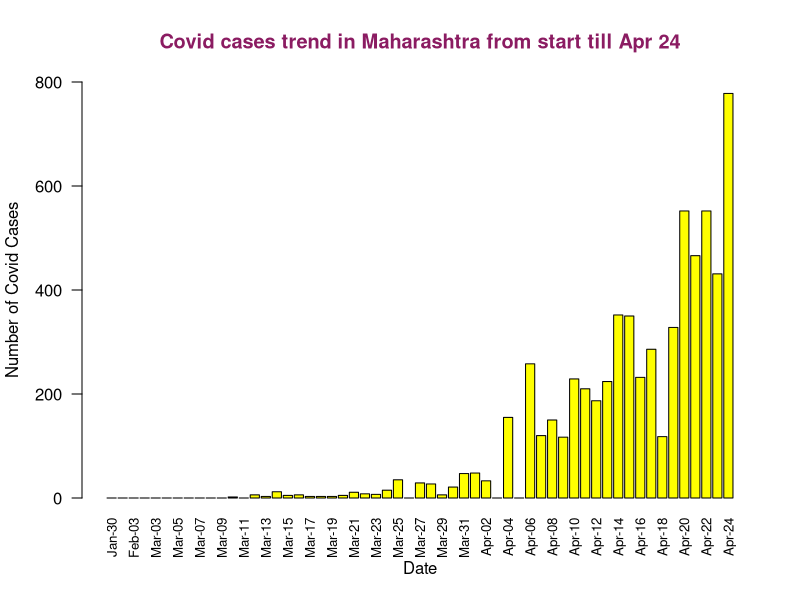
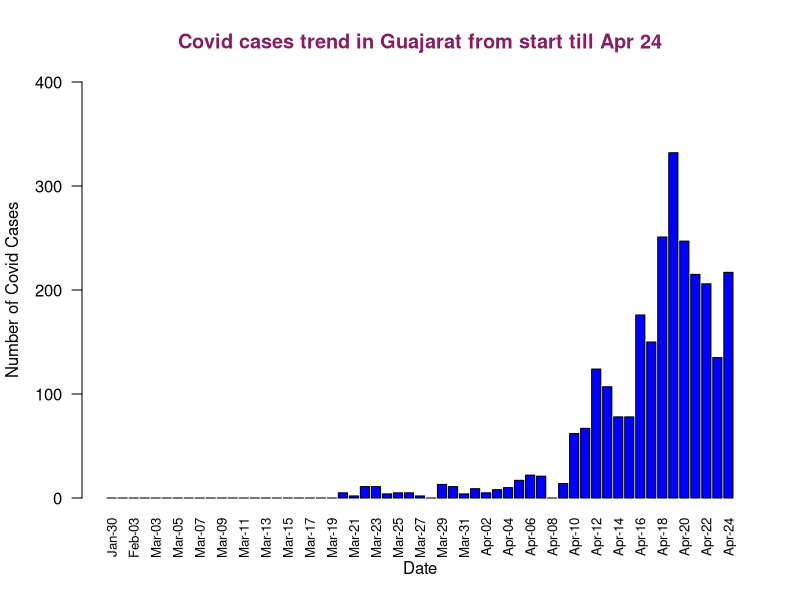
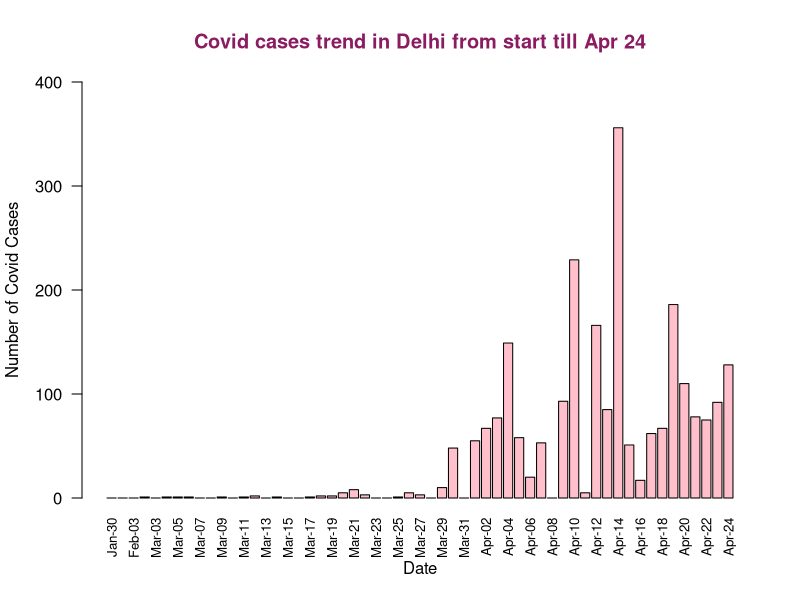
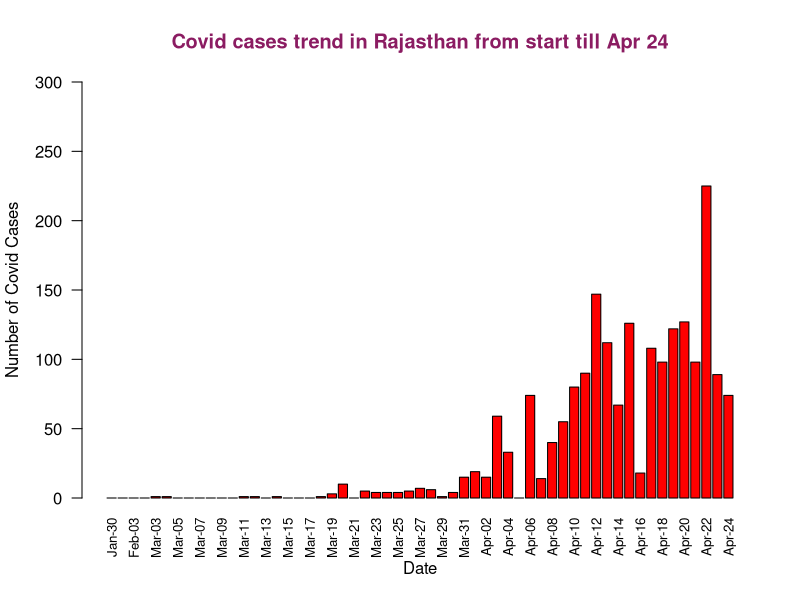
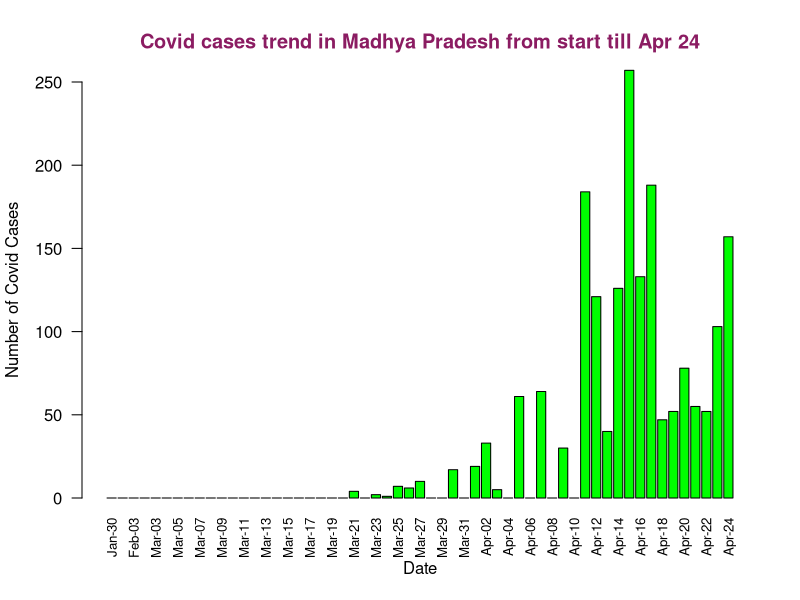
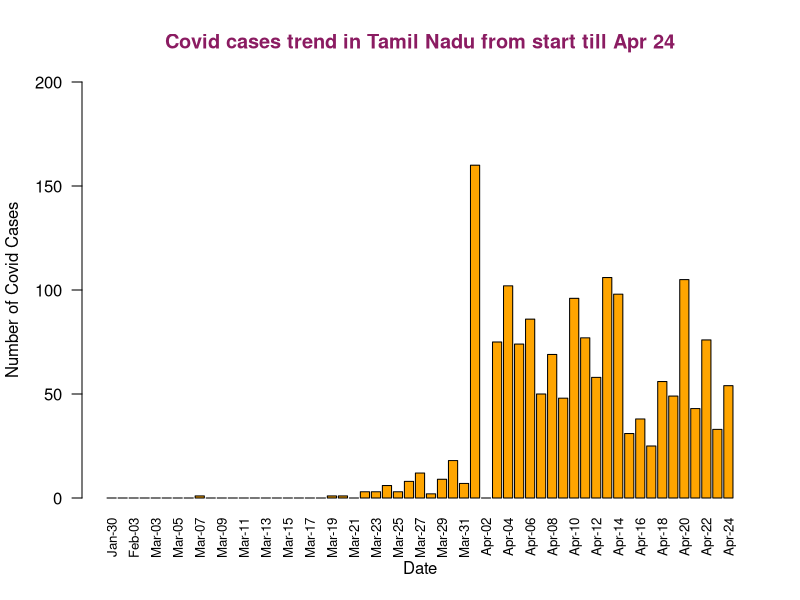
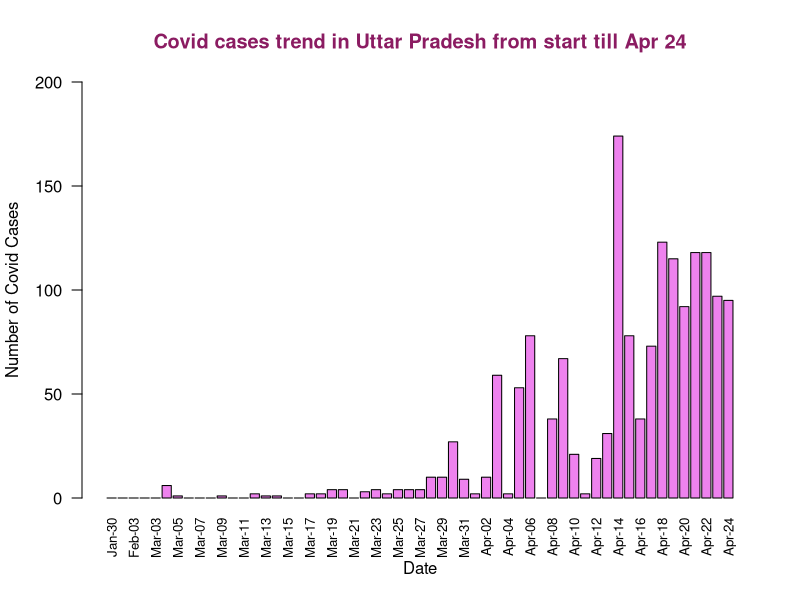
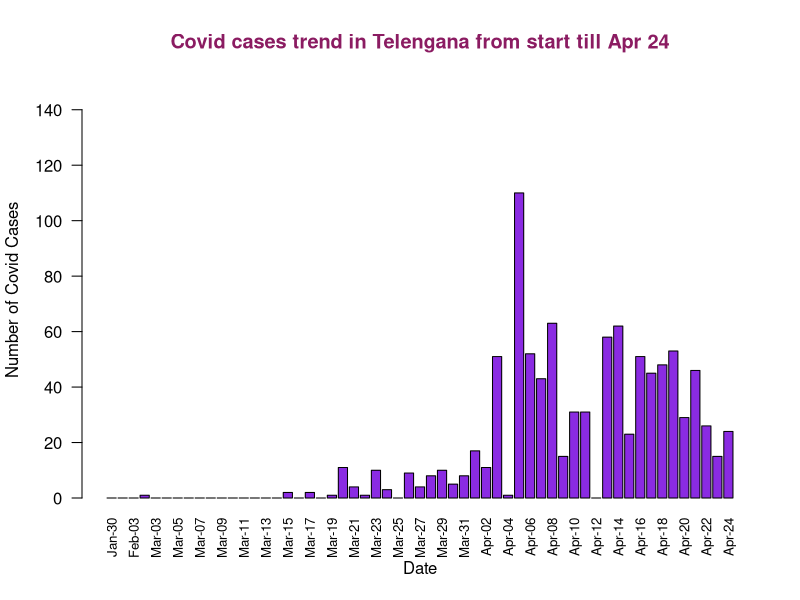

Source code (R) for these figures, in order: (Note: this script raises an error after producing the figures.)
setwd("/Users/varshakr/Documents/R programs/")
stateWiseData<-read.csv("stateWiseData.csv",header = TRUE)
attach(stateWiseData)
barplot(Maharashtra,names.arg = Date.,col="yellow",las=2,ylim = c(0,800),main = "Covid cases trend in Maharashtra from start till Apr 24",xlab="Date",ylab = "Number of Covid Cases",cex.lab=1,cex.axis = 1,cex.names = 0.8,col.main="maroon4")
barplot(Gujarat,names.arg = Date.,col="blue",las=2,ylim = c(0,400),,main = "Covid cases trend in Guajarat from start till Apr 24",xlab="Date",ylab = "Number of Covid Cases",cex.lab=1,cex.axis = 1,cex.names = 0.8,col.main="maroon4")
barplot(Delhi,names.arg = Date.,col="pink",las=2,ylim = c(0,400),main = "Covid cases trend in Delhi from start till Apr 24",xlab="Date",ylab = "Number of Covid Cases",cex.lab=1,cex.axis = 1,cex.names = 0.8,col.main="maroon4")
barplot(Rajasthan,names.arg = Date.,col="red",las=2,ylim = c(0,300),main = "Covid cases trend in Rajasthan from start till Apr 24",xlab="Date",ylab = "Number of Covid Cases",cex.lab=1,cex.axis = 1,cex.names = 0.8,col.main="maroon4")
barplot(Madhya.Pradesh,names.arg = Date.,col="green",las=2,ylim = c(0,250),main = "Covid cases trend in Madhya Pradesh from start till Apr 24",xlab="Date",ylab = "Number of Covid Cases",cex.lab=1,cex.axis = 1,cex.names = 0.8,col.main="maroon4")
barplot(Tamil.Nadu,names.arg = Date.,col="orange",las=2,ylim = c(0,200),main = "Covid cases trend in Tamil Nadu from start till Apr 24",xlab="Date",ylab = "Number of Covid Cases",cex.lab=1,cex.axis = 1,cex.names = 0.8,col.main="maroon4")
barplot(Uttar.Pradesh,names.arg = Date.,col="violet",las=2,ylim = c(0,200),main = "Covid cases trend in Uttar Pradesh from start till Apr 24",xlab="Date",ylab = "Number of Covid Cases",cex.lab=1,cex.axis = 1,cex.names = 0.8,col.main="maroon4")
barplot(Telangana,names.arg = Date.,col="blueviolet",las=2,ylim = c(0,150),main = "Covid cases trend in Telengana from start till Apr 24",xlab="Date",ylab = "Number of Covid Cases",cex.lab=1,cex.axis = 1,cex.names = 0.8,col.main="maroon4")
barplot(Andhra.Pradesh,names.arg = Date.,col="cyan",las=2,ylim = c(0,150),main = "Covid cases trend in Andhra Pradesh from start till Apr 24",xlab="Date",ylab = "Number of Covid Cases",cex.lab=1,cex.axis = 1,cex.names = 0.8,col.main="maroon4")
barplot(West.Bengal,names.arg = Date.,col="deeppink",las=2,ylim = c(0,70),main = "Covid cases trend in West Bengal from start till Apr 24",xlab="Date",ylab = "Number of Covid Cases",cex.lab=1,cex.axis = 1,cex.names = 0.8,col.main="maroon4")
#India's Date Wise Covid Cases Trend
h<-barplot(Total,names.arg = Date.,xlim = c(0,30000),col="yellow",horiz = TRUE,width=c(10,10),ylim = c(0,660),las=2,main="Covid Cases Trend in India from start till April 24",xlab = "Number of Covid Cases",ylab="Date",col.main="darkgreen",col.lab="darkgreen",cex.axis = 0.75,cex.names = 0.75)
text(0,h,Total,cex=0.7,pos=4,col = "darkgreen") 
ggplot(stateWiseData,aes(x=reorder(Date.,Total),y=Total))+geom_bar(fill="dodgerblue",stat = "identity")+theme(axis.text.x = element_text(angle = 90, hjust = 1, vjust = .5))+geom_text(aes(label = Total), nudge_y = 4.5,nudge_x = 0.05)+coord_flip()+annotate("text", x = "Apr-24", y = 10000, label = "Total Cases So Far= 23452", color = "white")+theme_minimal()+labs(title = "Total Covid Cases Trend from Start till April 24",caption = "Source: Data from MoHFW(Ministry of Health and Family Welfare), Wikipedia",x="Date",y="Total Cases")
#Total Active Cases
ggplot(dateWiseData,aes(x=reorder(Date.,NewCases),y=NewCases))+geom_bar(fill="#E69F00",stat = "identity")+theme(axis.text.x = element_text(angle = 90, hjust = 1, vjust = .5))+geom_text(aes(label = NewCases), nudge_y = 5.5,nudge_x = 0.05)+coord_flip()+annotate("text", x = "Apr-24", y = 700, label = "Total Number of Active Cases So Far= 1752", color = "white")+theme_minimal()+labs(title = "Total Number of Active Cases from Start till April 24",caption = "Source: Data from MoHFW(Ministry of Health and Family Welfare), Wikipedia",x="Date",y="Number of Active Cases")
#Total Deaths
ggplot(dateWiseData,aes(x=reorder(Date.,TotalDeaths),y=TotalDeaths))+geom_bar(fill="#FF9999",stat = "identity")+theme(axis.text.x = element_text(angle = 90, hjust = 1, vjust = .5))+geom_text(aes(label = TotalDeaths), nudge_y = 5.5,nudge_x = 0.05)+coord_flip()+annotate("text", x = "Apr-24", y = 350, label = "Total Deaths So Far= 723", color = "white")+theme_minimal()+labs(title = "Total Deaths from Start till April 24",caption = "Source: Data from MoHFW(Ministry of Health and Family Welfare), Wikipedia",x="Date",y="Number of Deaths")
#read cdata from covidAnalysis.R
#Total Cases State Wise
ggplot(cdata,aes(x=State_UT,y=TotalCases))+geom_bar(fill="dodgerblue",stat = "identity")+geom_text(aes(label = TotalCases), position = position_dodge(0.9), vjust = 0.0)+theme_minimal()+labs(title = "State Wise Total Cases",caption = "Source: Data from MoHFW(Ministry of Health and Family Welfare), Wikipedia",x="State/Union Territory",y="Recovery in Percentage")+ theme(axis.text.x = element_text(angle = 90, hjust = 1, vjust = .5))
#Total Deaths State Wise
ggplot(cdata,aes(x=State_UT,y=Deaths))+geom_bar(fill="#32CD32",stat = "identity")+geom_text(aes(label = Deaths), position = position_dodge(0.9),vjust = 0.0)+theme_minimal()+labs(title = "State Wise Total Deaths",caption = "Source: Data from MoHFW(Ministry of Health and Family Welfare), Wikipedia",x="State/Union Territory",y="Number of deaths")+ theme(axis.text.x = element_text(angle = 90, hjust = 1, vjust = .5))
#read csv file recoverData.csv
